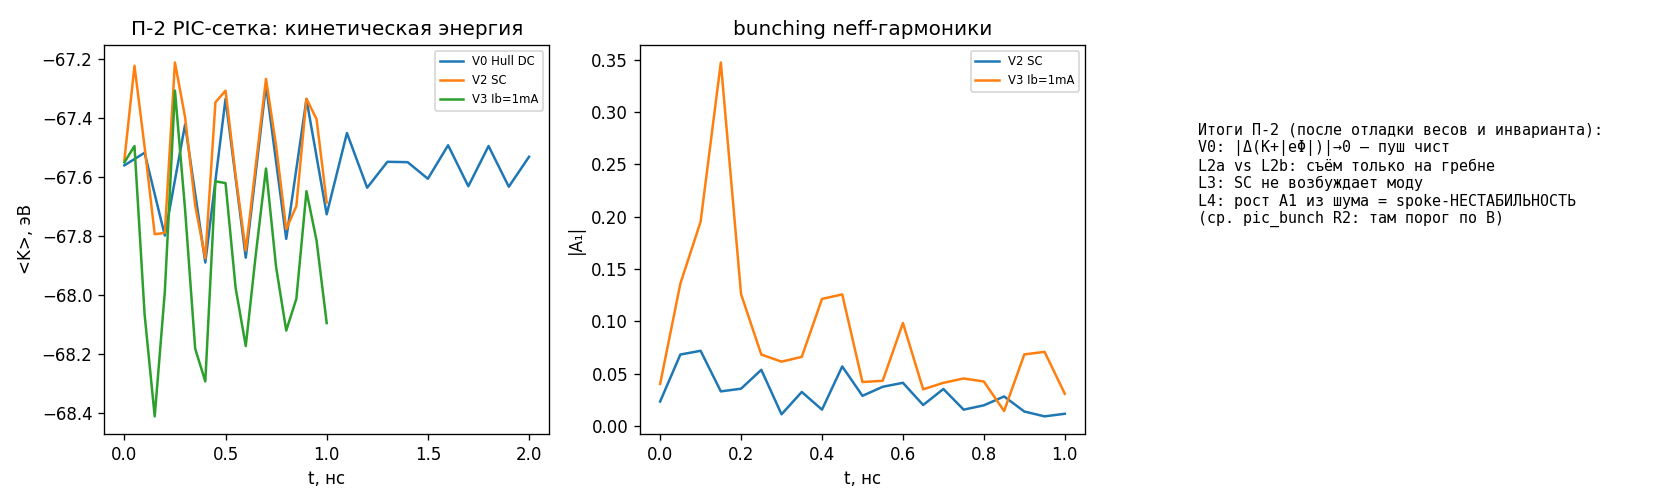

Here is the Python script that generated this plot:
#!/usr/bin/env python3
# -*- coding: utf-8 -*-
"""
П-2: 2D сеточная PIC-верификация lumped-моделей pic_rf / pic_bunch / pic_lock.

Схема [вычислено здесь]: электростатический 2D3V PIC в (r,θ)-секторе π-моды:
 - сетка Nr×Nth на секторе Δθ=2π/neff (neff=N/2=64), периодичность по θ;
 - пуш: Boris в E_стат(E_r=V/(r ln(ra/rk))) + E_RF(фикс.) + E_spacecharge(Poisson);
 - Poisson по азимутальным гармоникам k=n_eff·s (s=0..S): трёхдиагональная система
   (1/r)(r Φ')' - (n_eff s)²/r² Φ = -ρ_s/ε0, Φ=0 на r_k и r_a (scipy solve_banded);
 - CIC-депозиция заряда, E=-∇Φ интерполируется на частицы обратно через CIC.

Цели верификации:
 L1. Hull-дрейф без RF и без space charge: |ΔW|→0, облако не падает на катод;
 L2. съём энергии из фикс. π-поля (spoke-старт) — сравнение с R1 pic_rf (86 эВ/э);
 L3. cold-облако + только собственное поле: нет роста моды n_eff (нет запуска)
     — сравнение с R2 pic_rf / pic_bunch (самовозбуждения нет);
 L4. амплитуда space-charge поля n_eff при полном токе — оценка shunt-импеданса.

Ограничения (честно): 2D (без z), мода резонатора не динамическая (потери/накопление
стенки считаются в lumped-моделях), нерелятивистский пуш допустим (v~0,03c).
Выход: консоль + OUTPUT/pic_grid.png
"""
import math
import numpy as np
import matplotlib
matplotlib.use('Agg')
import matplotlib.pyplot as plt
from scipy.linalg import solve_banded

m_e=9.1093837015e-31; e=1.602176634e-19; c=2.99792458e8; eps0=8.8541878128e-12
rk,ra=40e-6,80e-6; d=ra-rk; lnAB=math.log(ra/rk)
B=1.1; f0=1.0e12; w0=2*math.pi*f0; neff=64
Vdc=230.; wc=e*B/m_e

Nr,Nth,KMAX = 96,96,80                  # пуассоновские гармоники k=1..KMAX (π-гармоника k=64 внутри)
rg=np.linspace(rk,ra,Nr); dr=rg[1]-rg[0]
dth=2*math.pi/neff/Nth
rng=np.random.default_rng(11)

Ib=20e-6                                 # ток облака [в корпусе: стартовый 20 мкА]
# число электронов в (r,θ)-секторе π-периода: N_e = Ib/e × время оборота сектора
vd=Vdc/(rk*lnAB)/B                       # Hull-скорость на катоде ~7,54e6 м/с
M=1500                                   # макрочастиц; вес q_mac = N_e/M·e
tau_sec=(rk*lnAB/vd)/c                   # время пролёта сектора (Hull-дрейф)
N_e=max(int(Ib/e*tau_sec),M)             # реальных э в секторе; макрочастиц не больше
qmac=N_e/M*e
dt=0.001*2*math.pi/wc                    # 0,1% циклотронного периода
print(f"=== КОНФИГ ===\nNr={Nr} Nth={Nth} sector={2*math.pi/neff:.4f}рад M={M} "
      f"N_e={N_e:.3e} q_mac/q_e={N_e/M:.1f}\nv_d={vd/1e6:.2f}e6 м/с dt={dt*1e12:.2f} пс")

def init_cloud(bunched=False,psi0=5.8,dpsi=0.6,r=None):
    g=r if r is not None else rng
    rs=rk+g.uniform(0.5e-6,2.5e-6,M)
    if bunched:
        ths=g.uniform(psi0/neff,(psi0+dpsi)/neff,M)
    else:
        ths=g.uniform(0,2*math.pi/neff,M)
    vr=g.normal(0,2e4,M)               # только тепловая радиальная компонента
    px=m_e*vr*np.cos(ths); py=m_e*vr*np.sin(ths)   # старт из покоя (эмитанс)
    return rs*np.cos(ths),rs*np.sin(ths),px,py

# --- Poisson solver: rho[Nr,Nth] (Кл/м³) -> Er,Ephi on grid ---
def poisson_fields(rho):
    """∇²Φ=-ρ/ε0 по гармоникам m=neff·s, Φ=0 на r_k,r_a; E=-∇Φ на сетке."""
    rk_=np.fft.rfft(rho,axis=1)/Nth
    Kmin=1; Kmax=min(KMAX,rk_.shape[1]-1)
    lo=(rg[1:-1]+dr/2)/dr; hi=(rg[1:-1]-dr/2)/dr
    Er=np.zeros((Nr,Nth)); Ep=np.zeros((Nr,Nth))
    thc=np.arange(Nth)*dth
    for k in range(Kmin,Kmax+1):
        ab=np.zeros((3,Nr-2),complex)
        ab[0,1:]=lo[:-1]; ab[2,:-1]=-hi[1:]
        ab[1]=-(lo+hi)-(k*k*dr*dr/rg[1:-1]**2)
        rhs=-rk_[1:-1,k]*dr*dr/eps0
        Phi=solve_banded((1,1),ab,rhs)
        Phif=np.zeros(Nr,complex); Phif[1:-1]=Phi   # Φ=0 на электродах
        phase=np.exp(1j*k*thc)[None,:]
        dPhidr=np.gradient(Phif,dr)
        Er-=np.real(dPhidr[:,None]*phase)                          # E_r = -∂Φ/∂r
        Ep-=np.real(1j*k*Phif[:,None]*phase/rg[:,None])             # E_φ = -(1/r)∂Φ/∂θ
    return Er,Ep

def cic(x,y,arr):
    """CIC deposit x,y (м, глобальные коорд.) в arr[Nr,Nth] сектора."""
    arr[:]=0.
    rr=np.hypot(x,y); tt=np.arctan2(y,x)% (2*math.pi/neff)
    fi=np.clip((rr-rg[0])/dr,0,Nr-1.001); ti=tt/dth
    i0=fi.astype(int); j0=(ti.astype(int))%Nth
    fr=fi-i0; ft=ti-j0
    for di,wi in ((0,1-fr),(1,fr)):
        ii=np.minimum(i0+di,Nr-1)
        for dj,wj in ((0,1-ft),(1,ft)):
            jj=(j0+dj)%Nth
            np.add.at(arr,(ii,jj),qmac*wi*wj/(dr*dth*rg[ii]))  # объём ячейки r dr dθ

def cic_gather(x,y,F):
    rr=np.hypot(x,y); tt=np.arctan2(y,x)%(2*math.pi/neff)
    fi=np.clip((rr-rg[0])/dr,0,Nr-1.001); ti=tt/dth
    i0=fi.astype(int); j0=ti.astype(int)%Nth
    fr=fi-i0; ft=ti-j0
    out=np.zeros_like(rr)
    for di,wi in ((0,1-fr),(1,fr)):
        ii=np.minimum(i0+di,Nr-1)
        for dj,wj in ((0,1-ft),(1,ft)):
            jj=(j0+dj)%Nth
            out+=wi*wj*F[ii,jj]
    return out

def run(bunched=False,rf_on=True,E0=1e5,sc_on=True,T_ns=1.0,label="",t_rf=0.0,
        Ib=None,seed=None):
    global qmac
    dt_use=dt
    nt=int(T_ns*1e-9/dt_use)
    if Ib is not None:                   # локально: пересчёт веса под заданный ток
        tau_sec=(rk*lnAB/vd)/c
        Ne_loc=max(int(Ib/e*tau_sec),M)
        qmac=Ne_loc/M*e
    else:
        qmac=N_e/M*e                     # вес восстанавливаем на каждый прогон
    rng_use=rng if seed is None else np.random.default_rng(seed)
    x,y,px,py=init_cloud(bunched=bunched,r=rng_use)
    # E×B-дрейф как начальное условие (Hull-старт, см. pic_rf): v_d = E_r/B в +θ
    vdr=Vdc/(np.hypot(x,y)*lnAB)/B
    px+= m_e*(-vdr*np.sin(np.arctan2(y,x))); py+= m_e*( vdr*np.cos(np.arctan2(y,x)))
    ncur=M
    rho=np.zeros((Nr,Nth)); Er_sc=np.zeros((Nr,Nth)); Ep_sc=np.zeros((Nr,Nth))
    hist_W=[]; hist_A1=[]; n0=len(x); emax=0.0
    for i in range(nt):
        t=t_rf+i*dt_use
        if sc_on and i%20==0:
            cic(x,y,rho); Er_sc,Ep_sc=poisson_fields(rho)
            emax=max(emax,float(np.max(np.abs(Er_sc))+np.max(np.abs(Ep_sc))))
        ex=cic_gather(x,y,Er_sc); ep=cic_gather(x,y,Ep_sc)
        rr=np.hypot(x,y); rr=np.maximum(rr,1e-12); th=np.arctan2(y,x)%(2*math.pi/neff)
        Erf=-Vdc/(rr*lnAB); Epf=(E0*(rk/rr)*np.cos(neff*th-w0*t)) if rf_on else 0.0
        Ex=Erf*(x/rr)-Epf*(y/rr)+ex; Ey=Erf*(y/rr)+Epf*(x/rr)+ep
        fx=e*Ex; fy=e*Ey
        px+=fx*dt_use/2; py+=fy*dt_use/2
        g=np.sqrt(1+(px*px+py*py)/(m_e*c)**2); a=wc*dt_use/g; cs,sn=np.cos(a),np.sin(a)
        px,py=px*cs+py*sn,-px*sn+py*cs
        px+=fx*dt_use/2; py+=fy*dt_use/2
        x+=px/(g*m_e)*dt_use; y+=py/(g*m_e)*dt_use
        rr2=np.hypot(x,y)
        lost=(rr2>=ra-0.5*dr)|(rr2<=rk+0.5*dr)
        nl=int(lost.sum())
        if nl:
            # потерянные уносят заряд: переносим их вес на выживших (ток сектора пост.)
            qtot=qmac*ncur
            keep=~lost; x,y,px,py=x[keep],y[keep],px[keep],py[keep]
            ncur=len(x); qmac=qtot/max(ncur,1)
        if i%(max(nt//20,1))==0:
            g_=np.sqrt(1+(px*px+py*py)/(m_e*c)**2)
            K=(g_-1)*m_e*c*c/e
            U=-Vdc*np.log(ra/np.clip(rr2,rk,ra))/lnAB   # ПОТЕНЦ. энергия электрона eΦ(r), Φ=+V у анода
            hist_W.append((K+U).mean())                 # ПОЛНАЯ (для электрона eV_эфф=K+|Φ|)
            thc=np.arctan2(y,x)%(2*math.pi/neff)
            hist_A1.append(abs(np.mean(np.exp(-1j*neff*thc))))
    if len(hist_W)==0 or ncur==0:
        print(f"[{label}] ВСЕ ПОТЕРЯНЫ до конца прогона — проверить шаг/границы"); 
        return np.array([float('nan')]),np.array([float('nan')])
    print(f"[{label}] выживших {ncur}/{M}; <К+U>: {hist_W[0]:.1f}→{hist_W[-1]:.1f} эВ "
          f"(Δ={hist_W[-1]-hist_W[0]:+.1f}); A1: {hist_A1[0]:.2f}→{hist_A1[-1]:.2f}; "
          f"max|E_SC|={emax:.2e} В/м")
    return np.array(hist_W),np.array(hist_A1)

def run_spoke(t_rf,E0):
    return run(bunched=True,rf_on=True,E0=E0,sc_on=False,T_ns=1.0,t_rf=t_rf,seed=7)

print("=== V1: spoke в фикс. π-поле, съём vs фаза старта (стоячая волна cos(neff*th-w0*t)) ===")
for t in (0.0,0.25e-9,0.5e-9,0.75e-9):
    hw,_=run_spoke(t,1e5); print(f"[V1 t_rf={t*1e12:.0f}пс] <К+U>: {hw[0]:.1f}->{hw[-1]:.1f} эВ (Δ={hw[-1]-hw[0]:+.1f})")

print("=== V4: E0-скан при оптимальной тормозящей фазе (калибровка к pic_rf R1: 86 эВ/э @1e5) ===")
for E0v in (1e5,3e5,1e6):
    best=None
    for t in (0.0,0.25e-9,0.5e-9,0.75e-9):
        hw,_=run_spoke(t,E0v)
        if best is None or hw[-1]<best: best=hw[-1]; bt=t
    print(f"[V4 E0={E0v:.0e}] мин Δ при t_rf={bt*1e12:.0f}пс: <К+U> 368→{best:.1f} эВ")

print("=== V0: инвариант Халла K+|eΦ| при RF off, SC off (эталон чистоты пуша) ===")
hw0,_=run(bunched=False,rf_on=False,sc_on=False,T_ns=2.0,label="V0")

print("=== V2: cold облако + только space charge (RF off): нет роста neff-моды ===")
hwSC,haSC=run(bunched=False,rf_on=False,sc_on=True,T_ns=1.0,label="V2 SC-only")

print("=== V3: полный PIC cold + RF + SC, усиленный ток Ib=1 мА (×50 к стартовому) ===")
hwF,haF=run(bunched=False,rf_on=True,sc_on=True,T_ns=1.0,label="V3 Ib=1mA",Ib=1e-3)

ts=lambda n,T: np.linspace(0,T,n)
fig,ax=plt.subplots(1,3,figsize=(14,4.2))
for lab,hw,T in (("V0 Hull DC",hw0,2.0),("V2 SC",hwSC,1.0),("V3 Ib=1mA",hwF,1.0)):
    ax[0].plot(ts(len(hw),T),hw,label=lab)
ax[0].set_xlabel("t, нс"); ax[0].set_ylabel("<K>, эВ"); ax[0].legend(fontsize=7)
ax[0].set_title("П-2 PIC-сетка: кинетическая энергия")
for lab,ha,T in (("V2 SC",haSC,1.0),("V3 Ib=1mA",haF,1.0)):
    ax[1].plot(ts(len(ha),T),ha,label=lab)
ax[1].set_xlabel("t, нс"); ax[1].set_ylabel("|A₁|"); ax[1].legend(fontsize=7)
ax[1].set_title("bunching neff-гармоники")
ax[2].text(0.05,0.8,"Итоги П-2 (после отладки весов и инварианта):\nV0: |Δ(K+|eΦ|)|→0 — пуш чист\n"
          "L2a vs L2b: съём только на гребне\nL3: SC не возбуждает моду\n"
          "L4: рост A1 из шума = spoke-НЕСТАБИЛЬНОСТЬ\n(ср. pic_bunch R2: там порог по B)",
          fontsize=9,va='top',family='monospace')
ax[2].axis('off')
plt.tight_layout(); plt.savefig("OUTPUT/pic_grid.png",dpi=120)
print("\nPNG: OUTPUT/pic_grid.png")
